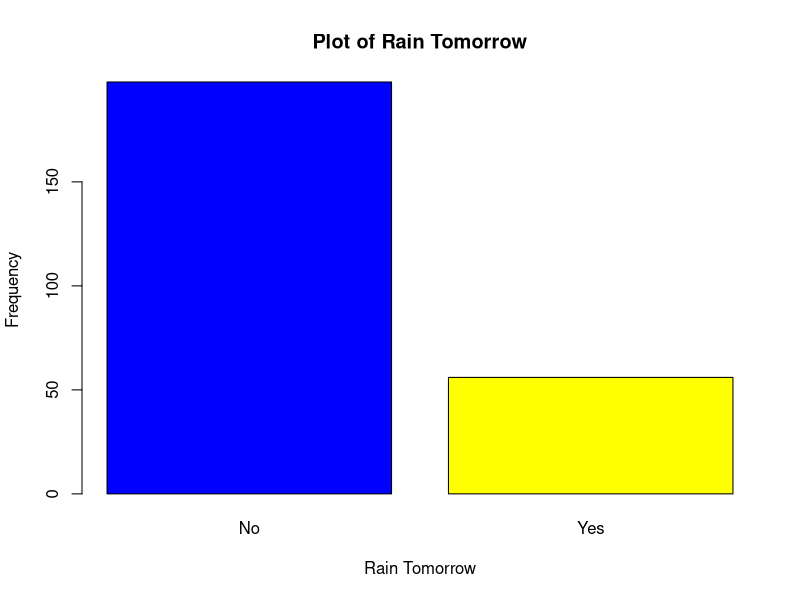
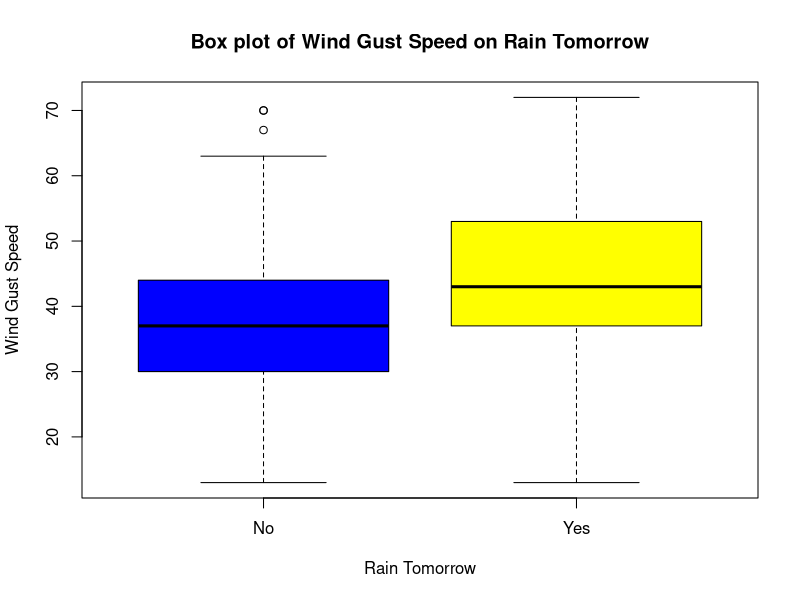
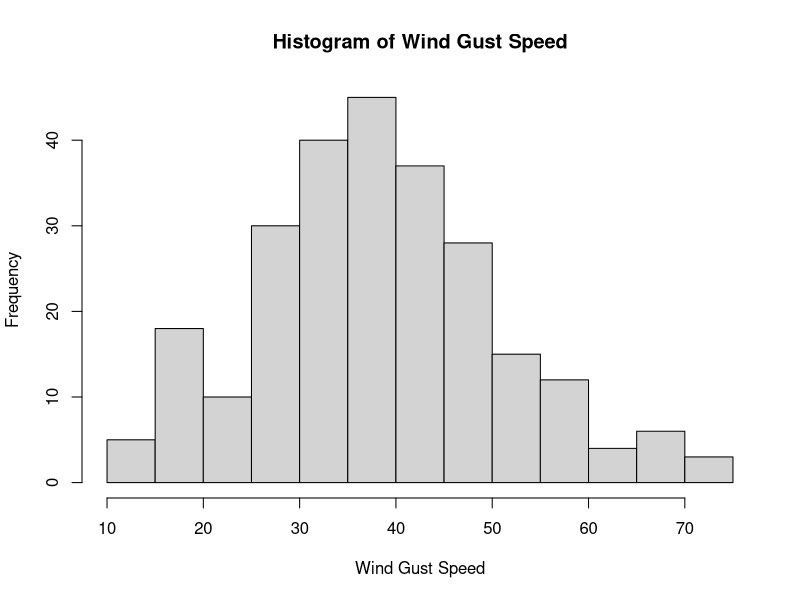
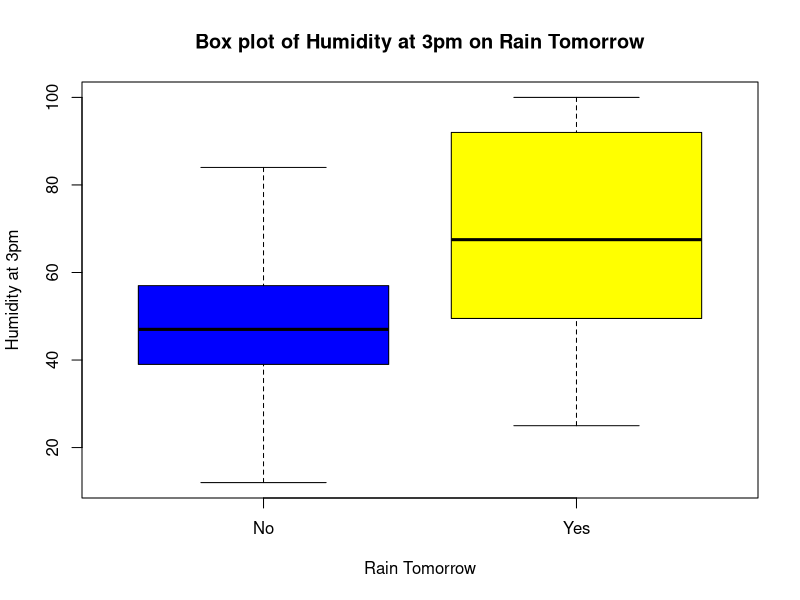
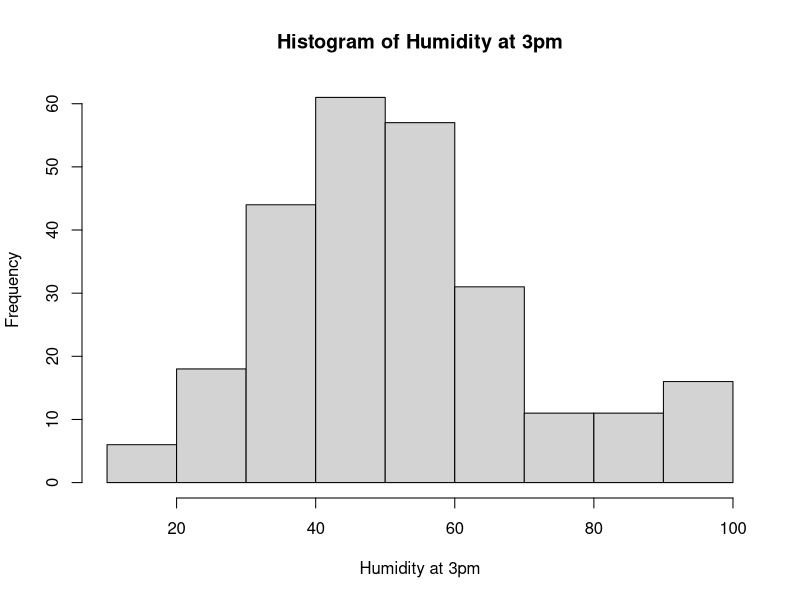
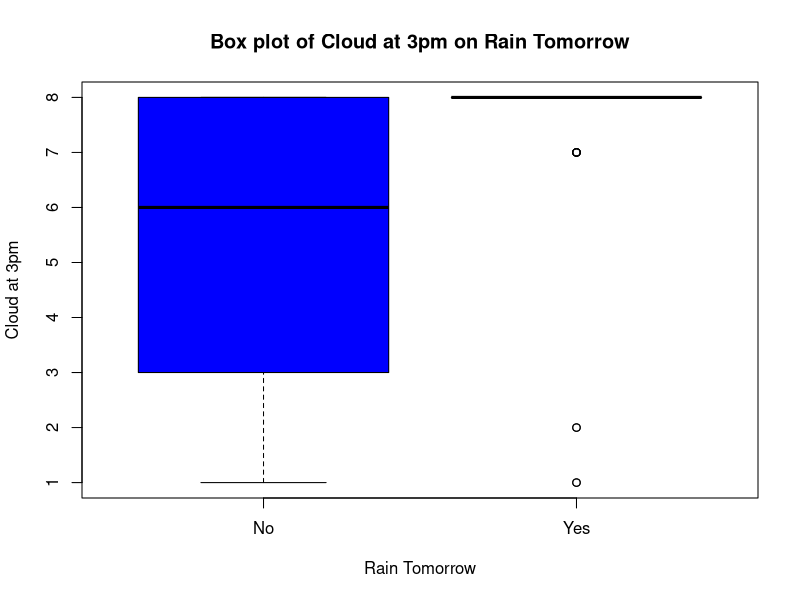
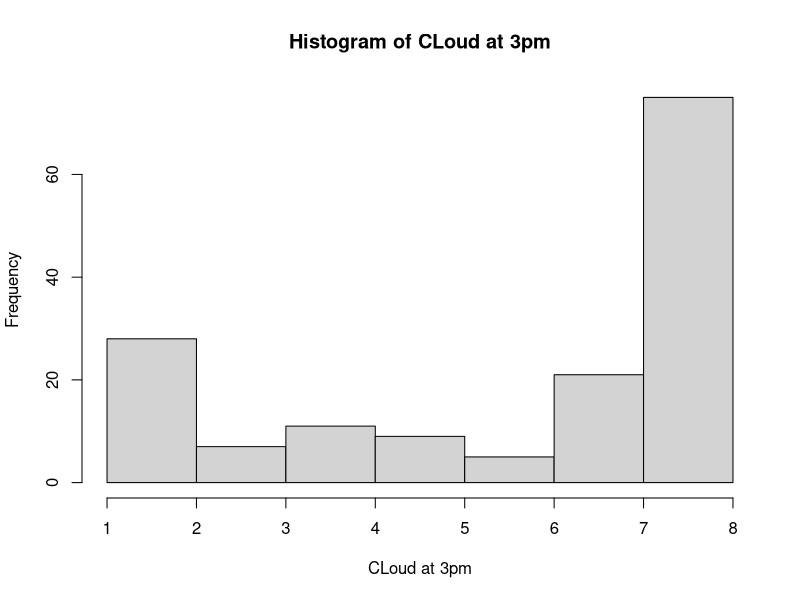
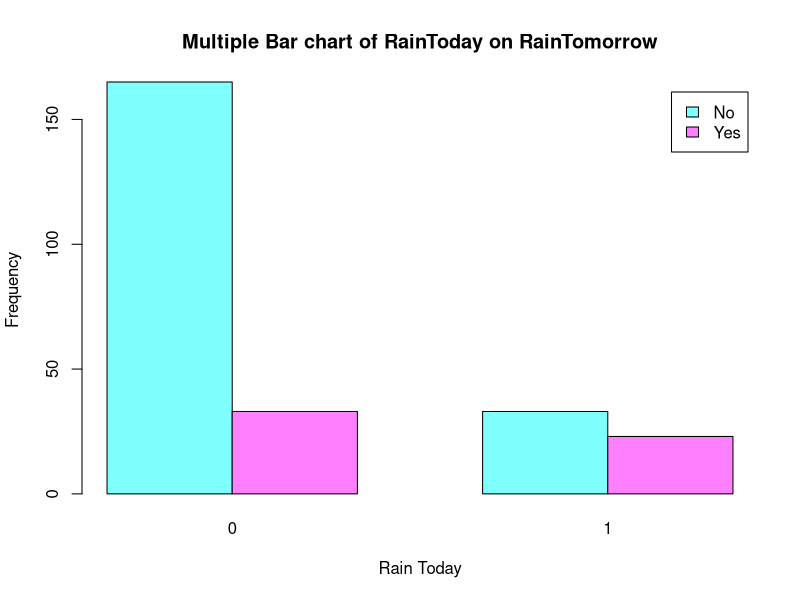

Write R code to recreate these figures, in order.
## Data Analysis of 2021 Australian Capital Territory, Canberra Weather data
######### Problem 1 ############
setwd("~/Documents/APSU COURSE CODE")
dat= read.csv("weather-2021.csv", check.names = F)
dim(dat)
######### Problem 2 ############
#2a
dat=dat[,-c(10)]
#2b
names(dat) <- c("Month", "Date", "MinTemp", "MaxTemp", "Rainfall",
                "Evaporation", "Sunshine", "WindGustDir", "WindGustSpeed",
                "Temp9am", "Humidity9am", "Cloud9am", "WindDir9am",
                "WindSpeed9am", "Pressure9am", "Temp3pm", "Humidity3pm",
                "Cloud3pm", "WindDir3pm", "WindSpeed3pm", "Pressure3pm")
dim(dat)
names(dat)
#2c
data=dat
vnames <- colnames(data)
n <- nrow(data)
out <- NULL
for (j in 1:ncol(data)){
  vname <- colnames(data)[j]
  x <- as.vector(data[,j])
  n1 <- sum(is.na(x), na.rm=TRUE)  # NA
  n2 <- sum(x=="NA", na.rm=TRUE) # "NA"
  n3 <- sum(x==" ", na.rm=TRUE)  # missing
  nmiss <- n1 + n2 + n3
  nmiss <- sum(is.na(x))
  ncomplete <- n-nmiss
  out <- rbind(out, c(col.num=j, v.name=vname, mode=mode(x), n.level=length(unique(x)),
                      ncom=ncomplete, nmiss= nmiss, miss.prop=nmiss/n))
}
out <- as.data.frame(out)
row.names(out) <- NULL
out
# 2d
apply(dat,2,FUN=function(x){table(x, useNA = "ifany")})
data[data$WindSpeed9am == "Calm", ]$WindSpeed9am <- 0
table(data$WindSpeed9am,useNA="ifany")
# 2e
# WindSpeed3pm data "Calm" cannot be change to 0 because of the presence
# of missing values in the dataset
# error missing values are not allowed in subscripted assignments of data frames
#data[data$WindSpeed3pm == "Calm", ]$WindSpeed3pm <- 0
data$WindSpeed9am <- as.numeric(data$WindSpeed9am)
data$WindSpeed3pm <- as.numeric(data$WindSpeed3pm)
str(data)
# 2f
data$RainToday = c(ifelse(data$Rainfall >1, 1,0))
data$RainTomorrow = c(data$RainToday[2:nrow(data)],NA) 
# 2g
write.csv(data,"newDataSet.csv")
######### Problem 3 ###########
data$RainTomorrow <- ifelse(data$RainTomorrow==0, "No", "Yes")
tab=table(data$RainTomorrow,useNA="no")
tab
barplot(tab,names.arg=row.names(tab),col=c("blue","yellow"),ylab="Frequency",xlab="Rain Tomorrow",main="Plot of Rain Tomorrow")

# RainTomorrow on Wind Gust Speed
boxplot<-boxplot(data$WindGustSpeed~data$RainTomorrow,xlab="Rain Tomorrow", ylab="Wind Gust Speed",main="Box plot of Wind Gust Speed on Rain Tomorrow",col=c("blue","yellow"))
hist(data$WindGustSpeed,main="Histogram of Wind Gust Speed",xlab="Wind Gust Speed")
t.test(data$WindGustSpeed~data$RainTomorrow, data=data, alternative = "two.sided",na.action = na.omit)

# RainTomorrow on Humidity at 3pm
boxplot<-boxplot(data$Humidity3pm~data$RainTomorrow,xlab="Rain Tomorrow", ylab="Humidity at 3pm",main="Box plot of Humidity at 3pm on Rain Tomorrow",col=c("blue","yellow"))
hist(data$Humidity3pm,main="Histogram of Humidity at 3pm",xlab="Humidity at 3pm")
t.test(data$Humidity3pm~data$RainTomorrow, data=data, alternative = "two.sided",na.action = na.omit)

# RainTomorrow on Cloud3pm
boxplot<-boxplot(data$Cloud3pm~data$RainTomorrow,xlab="Rain Tomorrow", ylab="Cloud at 3pm",main="Box plot of Cloud at 3pm on Rain Tomorrow",col=c("blue","yellow"))
hist(data$Cloud3pm,main="Histogram of CLoud at 3pm",xlab="CLoud at 3pm")
wilcox.test(data$Cloud3pm~data$RainTomorrow, data=data, alternative = "two.sided",na.action = na.omit)

# RainTomorrow on Rain Today
set.seed(500)
tab2=table(data$RainTomorrow,data$RainToday,useNA = "no")
tab2
barplot(tab2,col=cm.colors(2),legend.text=c("No","Yes"),beside =T,
        xlab="Rain Today",ylab="Frequency",main="Multiple Bar chart of RainToday on RainTomorrow")
fisher.test(tab2,simulate.p.value = T)
chisq.test(tab2)

#####Month on Cloud ###
set.seed(500)
tab= table(data$Month,data$Cloud3pm)
tab
addmargins(tab)
fisher.test(tab,simulate.p.value = T)
